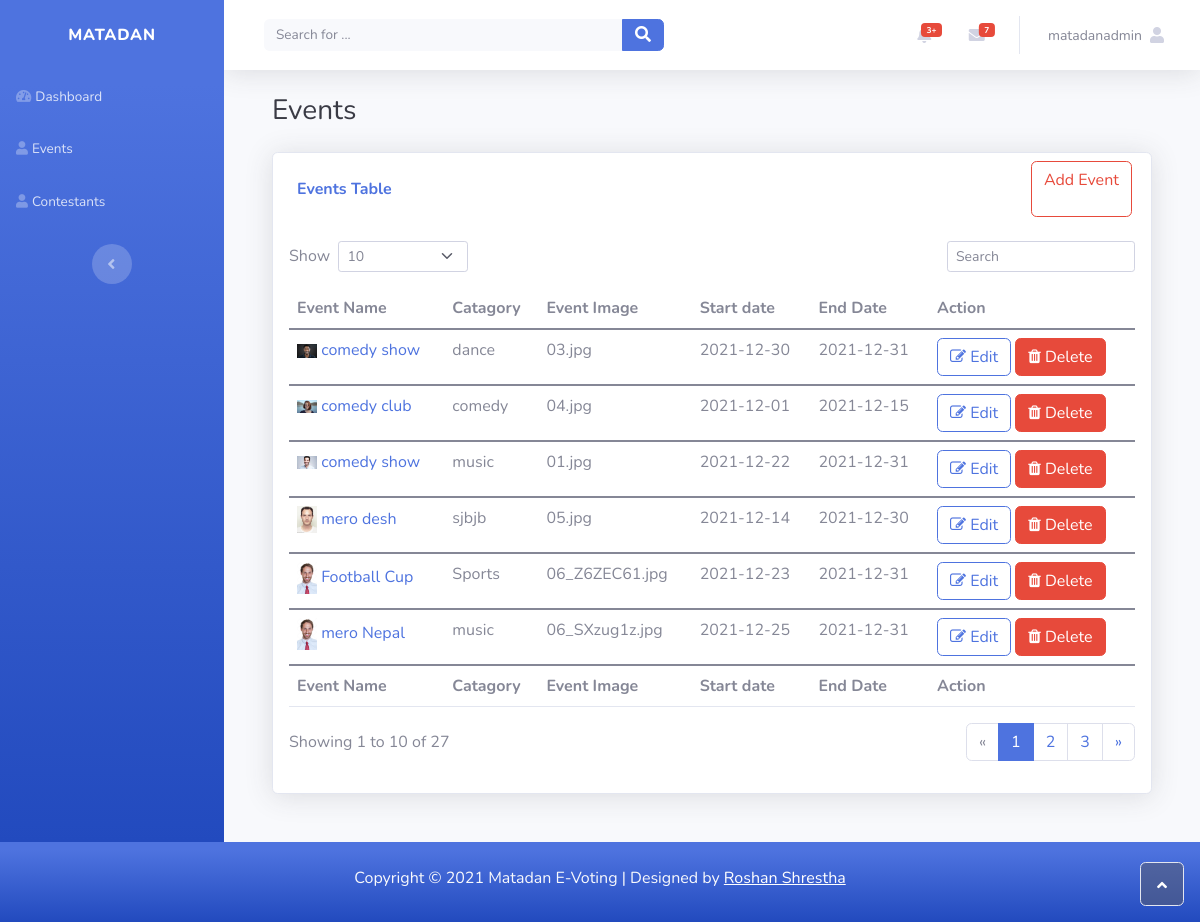
The page /event (signed in) on the database as committed earlier.
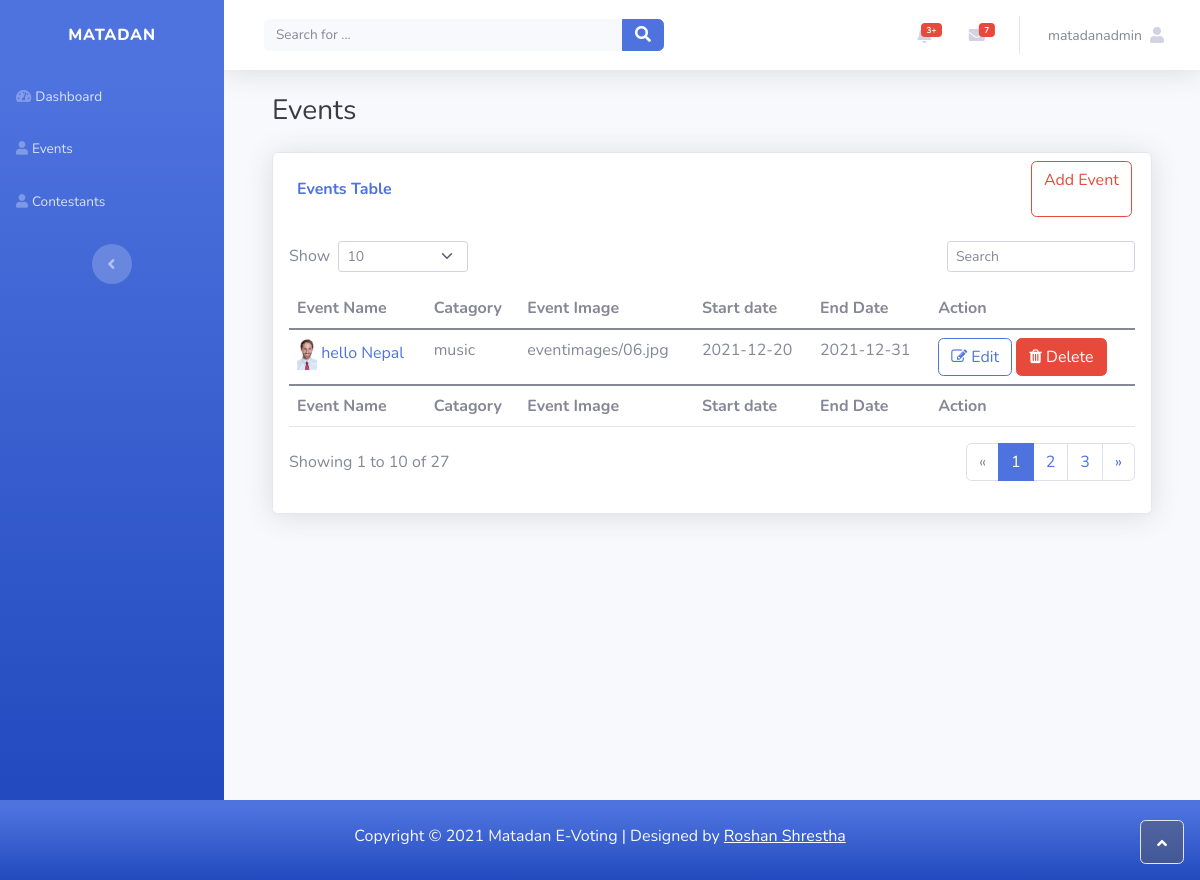
The same page on the database as committed later.
### myapp/models.py (models this page shows, shortened)
class Event(models.Model):
    event_name=models.CharField(max_length=30)
    event_catagory=models.CharField(max_length=30)
    event_image=models.ImageField(blank=True, null=True, upload_to="eventimages/")
    event_startdate=models.CharField(max_length=30)
    event_enddate=models.CharField(max_length=30)

### myapp/views.py (the view)
# urls.py: path('event',views.event, name="event"),
def event(request):
    if request.user.is_authenticated and request.user.is_superuser:
        pass
    else:
        messages.warning(request, "You are not Authorized to access this page!!")
        return redirect("/")
    event=Event.objects.all()
    context={
        'events':event
    }
    return render(request, 'dashboard/event.html',context)

### templates/dashboard/event.html (shortened to what the changed rows need)
{% extends 'dashboard/main.html' %}
{% block body %}
<div class="container mb-5">
    <div class="container-fluid">
        <div class="card shadow">
            <div class="card-body">
                <div class="table-responsive table mt-2" id="dataTable" role="grid" aria-describedby="dataTable_info">
                    <table class="table my-0" id="dataTable">
                        <thead>
                            <tr>
                                <th>Event Name</th>
                                <th>Catagory</th>
                                <th>Event Image</th>
                                <th>Start date</th>
                                <th>End Date</th>
                                <th>Action</th>
                            </tr>
                        </thead>
                        {% for event in events %}
                        <tbody>
                            <tr>
                                <td>
                                    <img src="{{event.event_image.url}}" width="20">
                                    <a href="" class="text-decoration-none">
                                        {{event.event_name}}</a>
                                </td>
                                <td>{{event.event_catagory}}</td>
                                <td>{{event.event_image}}</td>
                                <td>{{event.event_startdate}}</td>
                                <td>{{event.event_enddate}}</td>
                                <td>
                                    <a href="{% url 'editevent' event.id %}" class="btn btn-outline-primary"><i class="fa fa-edit"></i>  Edit</a>
                                    <a type="button"  href="{% url 'deleteevent' event.id %}" class="btn btn-danger"><i class="fa fa-trash" ></i>  Delete</a>
                                </td>
                            </tr>
                        </tbody>
                        {% endfor %}
                    </table>
                </div>
            </div>
        </div>
    </div>
</div>
</div>
{% endblock body %}

Rows that differ between the two databases and show on the page:
removed Event: event_image (picture), event_name "comedy show", event_catagory "dance", event_image "03.jpg", event_startdate "2021-12-30", event_enddate "2021-12-31"
removed Event: event_image (picture), event_name "comedy club", event_catagory "comedy", event_image "04.jpg", event_startdate "2021-12-01", event_enddate "2021-12-15"
removed Event: event_image (picture), event_name "comedy show", event_catagory "music", event_image "01.jpg", event_startdate "2021-12-22", event_enddate "2021-12-31"
removed Event: event_image (picture), event_name "mero desh", event_catagory "sjbjb", event_image "05.jpg", event_startdate "2021-12-14", event_enddate "2021-12-30"
removed Event: event_image (picture), event_name "Football Cup", event_catagory "Sports", event_image "06_Z6ZEC61.jpg", event_startdate "2021-12-23", event_enddate "2021-12-31"
removed Event: event_image (picture), event_name "mero Nepal", event_catagory "music", event_image "06_SXzug1z.jpg", event_startdate "2021-12-25", event_enddate "2021-12-31"
added Event: event_image (picture), event_name "hello Nepal", event_catagory "music", event_image "eventimages/06.jpg", event_startdate "2021-12-20", event_enddate "2021-12-31"
